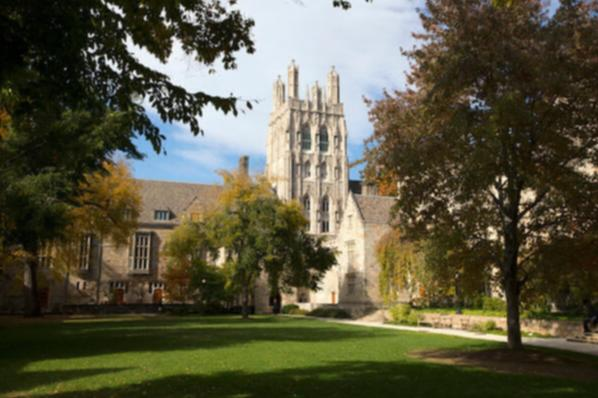

Write the Python code that produced this figure.
import numpy as np
from PIL import Image

image = np.array(Image.open("image.jpg"))
shape_y, shape_x, channels = image.shape

##########
# kernel weights
##########

size = 3 # should be odd
if size % 2 == 0:
    print("kernerl size invalid")
else:
    print("kernel size valid")

sigma = 1 # controls blur strength
kernel_weight = []
k = size // 2
e = 2.71828
pi = 3.14

for y in range(-k, k + 1):
    arr = []
    for x in range(-k, k + 1):
        # arr.append( (e ** ( -(x**2 + y**2) / (2 * sigma**2) )) )
        arr.append( (e ** ( -(x**2 + y**2) / (2 * sigma**2) )) / (2 * pi * sigma**2))
    print(arr)
    kernel_weight.append(arr)

kernel_weight_sum = np.array(kernel_weight).sum()

##########
# driver kernel thru image
##########

final_shape_x = shape_x - 2 * k
final_shape_y = shape_y - 2 * k
filtered_image = np.zeros((final_shape_y, final_shape_x, channels), dtype=np.uint8)

# set fitered image pixel values
for y in range(0, final_shape_y):
    for x in range(0, final_shape_x):
        for c in range(0, channels):
            final = 0
            for ky in range(-k, k + 1):
                for kx in range(-k, k + 1):
                    pixel = image[y + ky + k, x + kx + k, c]
                    weight = kernel_weight[ky + k][kx + k]
                    final += pixel * weight
            final /= kernel_weight_sum
            final = int(round(final))
            if (final < 0):
                final = 0
            elif final > 255:
                final = 255
            filtered_image[y, x, c] = final

out_img = Image.fromarray(filtered_image, mode="RGB")
out_img.save("gaussian.jpg", format="JPEG")
